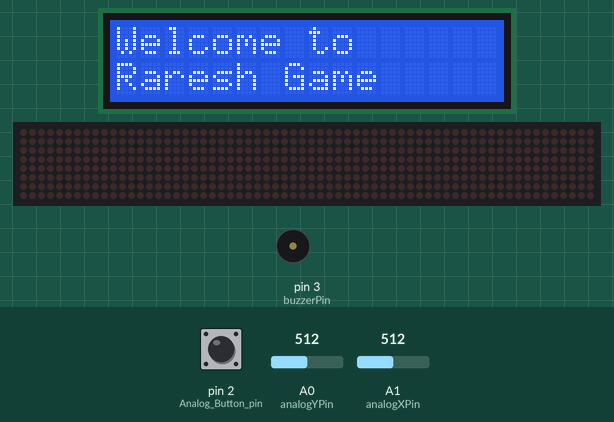
Recording of a sketch running on a simulated Arduino Uno, built with avr-gcc and run on an emulated ATmega328P. Parts: 16×2 character LCD, 64×8 LED matrix, buzzer (waves = sounding, pin HIGH). Inputs (shaded band) come from the test bench; at power-on: A0 (analogYPin) = 512, pin 2 (Analog_Button_pin) HIGH, A1 (analogXPin) = 512. Random numbers use the default seed unless the sketch sets one.

Above: at 0.1 s.
4.3 s: A0 (analogYPin) set to 810
At 4.7 s:
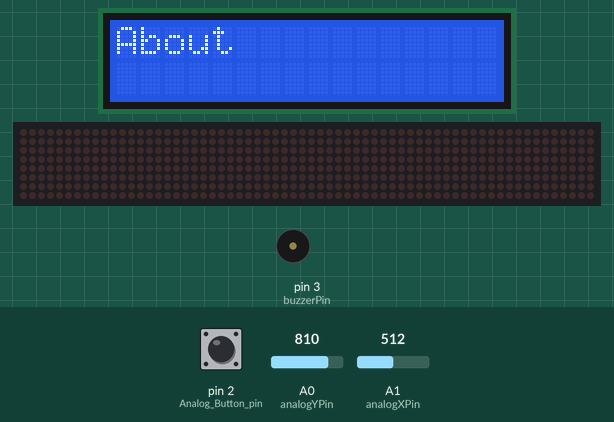
At 5.05 s:
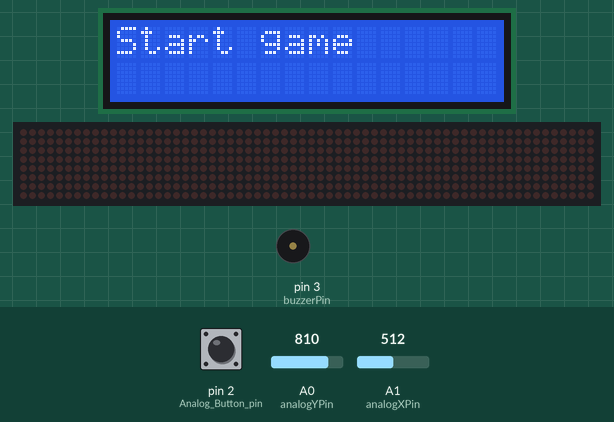
7.3 s: pin 2 (Analog_Button_pin) pulled LOW for 1 s
At 8.09 s:
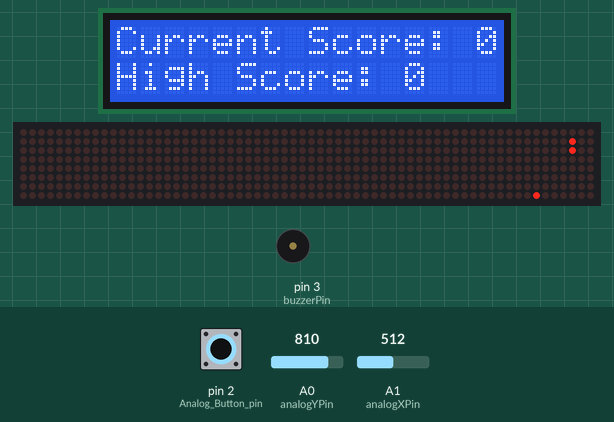
Timing chart, 0 to 10.3 s (numbered marks = the images above; inputs shaded):
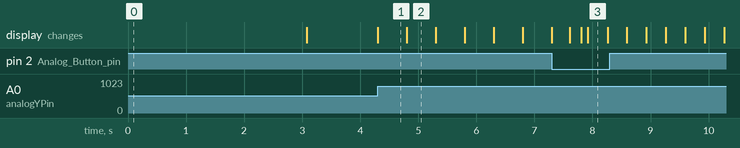

The sketch:

game.ino
```cpp
#include <LiquidCrystal.h>
#include <LedControl.h>
const long toneDuration = 1000; // Change this to the desired duration of the tone in milliseconds
const long toneInterval = 2000; // Change this to the desired interval between tones in milliseconds

int buzzerPin = 3;
int gameScore = 0;
int highScore = 0;
int startTime2 = 0;
typedef struct Snake {
  int head[2];
  int body[40][2];
  int length;
  int direction[2];
} Snake;

typedef struct Apple {
  int rowPos;
  int colPos;
} Apple;

const int DATA_IN_PIN = 12;
const int CHIP_SELECT_PIN = 10;
const int CLOCK_PIN = 11;
LedControl ledControl = LedControl(DATA_IN_PIN, CLOCK_PIN, CHIP_SELECT_PIN, 0);

const int analogXPin = A1;
const int analogYPin = A0;

byte displayBuffer[8] = {0, 0, 0, 0, 0, 0, 0, 0};

Snake gameSnake = {{1, 5}, {{0, 5}, {1, 5}}, 2, {1, 0}};
Apple gameApple = {(int)random(0, 8), (int)random(0, 8)};

float previousTime = 0;
float timer = 0;
float updateRate = 3;

int i, j;
const byte rs = 9;
const byte en = 8;
const byte d4 = 7;
const byte d5 = 6;
const byte d6 = 5;
const byte d7 = 4;
int volume=0;
unsigned long previousMillis = 0;
unsigned long previousMillis2 = 0;
const byte Analog_X_pin = A0;  // Pin connected to X-axis of joystick
const byte Analog_Y_pin = A1;  // Pin connected to Y-axis of joystick
const byte Analog_Button_pin = 2; // Pin connected to button of joystick
LiquidCrystal lcd(rs, en, d4, d5, d6, d7);
bool inPMS = false;
bool startGame = false;
int currentMenuIndex = 0; // Index of the currently selected menu item

void showMenu() {
  // Clear LCD display


  // Display current menu item
  switch (currentMenuIndex) {
    case 0:
      lcd.clear();
      lcd.setCursor(0, 0);
      lcd.print("Settings");
      break;
    case 1:
      lcd.clear();
      lcd.setCursor(0, 0);
      lcd.print("About");
      break;
    case 2:
      lcd.clear();
      lcd.setCursor(0, 0);
      lcd.print("Start game");
      break;
  }
}

void processMenuSelection() {
  inPMS=true;

  switch (currentMenuIndex) {
  case 0:
  lcd.clear();
  lcd.setCursor(0, 0);
  lcd.print("Set Volume ON/OFF");


  if (digitalRead(13) == HIGH) {
        volume = 1;
    }
        if (volume == 1) {
          lcd.clear();
          lcd.setCursor(0, 0);
          lcd.print("Volume is: ON");
        } else {
          lcd.clear();
          lcd.setCursor(0, 0);
          lcd.print("Volume is: OFF");
        }

  break;

    case 1:
      // Display message "This game was made today" on the LCD screen
      lcd.clear();
      lcd.setCursor(0, 0);
      lcd.print("This game was");
      lcd.setCursor(0, 1);
      lcd.print("made today.");
      break;

    case 2:
      startGame=true;
      lcd.clear();
      break;
  }
    inPMS=false;
}

void inMenu(){
  if(!startGame){
  unsigned long currentMillis = millis();

  // Check for joystick button press
  if (digitalRead(Analog_Button_pin) == LOW) {
    // Button pressed - select current menu item
    processMenuSelection();
  }

  // Scroll down menu if joystick is pushed down
  if ((analogRead(Analog_X_pin) < 200 || analogRead(Analog_X_pin) > 800)&& (currentMillis - previousMillis >= 500) && !inPMS) {
    previousMillis = currentMillis;
    currentMenuIndex = (currentMenuIndex + 1) % 3; // Increment menu index
    showMenu();
  }
  }
}

void setup() {

  lcd.begin(16, 2); // Set up LCD display
  lcd.clear();
  pinMode(13,INPUT_PULLUP);
  Serial.begin(9600);
  displayWelcomeMessage();
  pinMode(buzzerPin,OUTPUT);
  pinMode(Analog_X_pin, INPUT);
  pinMode(Analog_Y_pin, INPUT);
  pinMode(Analog_Button_pin, INPUT_PULLUP);
  ledControl.shutdown(0, false);
  ledControl.setIntensity(0, 8);
  ledControl.clearDisplay(0);
  nonBlockingBuzzer();
}

void loop() {
  inMenu();
  if (startGame) {
    playingGame();

  }
}


void displayWelcomeMessage() {
  lcd.clear();
  lcd.setCursor(0, 0);
  lcd.print("Welcome to");
  lcd.setCursor(0, 1);
  lcd.print("Raresh Game");

  unsigned long startTime = millis(); // Record the start time

  // Continue displaying the message for 3 seconds
  while (millis() - startTime < 3000) {
    // Your non-blocking code can go here if needed
  }

  lcd.clear();
}

void playingGame(){

  float deltaTime = calculateDeltaTime();
  timer += deltaTime;

  int xValue = 1023 - analogRead(analogXPin);
  int yValue = analogRead(analogYPin);

  if (xValue < 100 && gameSnake.direction[1] == 0) {
    gameSnake.direction[0] = 0;
    gameSnake.direction[1] = -1;
  } else if (xValue > 920 && gameSnake.direction[1] == 0) {
    gameSnake.direction[0] = 0;
    gameSnake.direction[1] = 1;
  } else if (yValue < 100 && gameSnake.direction[0] == 0) {
    gameSnake.direction[0] = -1;
    gameSnake.direction[1] = 0;
  } else if (yValue > 920 && gameSnake.direction[0] == 0) {
    gameSnake.direction[0] = 1;
    gameSnake.direction[1] = 0;
  }

  if (timer > 1000 / updateRate) {
    timer = 0;
    updateGame();
  }

  renderGame();
}
float calculateDeltaTime() {
  float currentTime = millis();
  float deltaTime = currentTime - previousTime;
  previousTime = currentTime;
  return deltaTime;
}

void resetDisplayBuffer() {
  for (int j = 0; j < 8; j++) {
    displayBuffer[j] = 0;
  }
}

void updateGame() {
  resetDisplayBuffer();

  int newHead[2] = {gameSnake.head[0] + gameSnake.direction[0], gameSnake.head[1] + gameSnake.direction[1]};

  if (newHead[0] == 8) {
    newHead[0] = 0;
  } else if (newHead[0] == -1) {
    newHead[0] = 7;
  } else if (newHead[1] == 8) {
    newHead[1] = 0;
  } else if (newHead[1] == -1) {
    newHead[1] = 7;
  }

  for (j = 0; j < gameSnake.length; j++) {
    if (gameSnake.body[j][0] == newHead[0] && gameSnake.body[j][1] == newHead[1]) {
      Serial.println(highScore);
      gameScore=0;

      delay(1000);
      gameSnake = {{1, 5}, {{0, 5}, {1, 5}}, 2, {1, 0}};
      gameApple = {(int)random(0, 8), (int)random(0, 8)};
      return;
    }
  }

  if (newHead[0] == gameApple.rowPos && newHead[1] == gameApple.colPos) {
    gameScore++;
    nonBlockingBuzzer();
    if(gameScore>highScore)
      highScore=gameScore;
    gameSnake.length = gameSnake.length + 1;
    gameApple.rowPos = (int)random(0, 8);
    gameApple.colPos = (int)random(0, 8);
  } else {
    removeFirstBodySegment();
  }

  gameSnake.body[gameSnake.length - 1][0] = newHead[0];
  gameSnake.body[gameSnake.length - 1][1] = newHead[1];

  gameSnake.head[0] = newHead[0];
  gameSnake.head[1] = newHead[1];

  for (j = 0; j < gameSnake.length; j++) {
    displayBuffer[gameSnake.body[j][0]] |= 128 >> gameSnake.body[j][1];
  }
  displayBuffer[gameApple.rowPos] |= 128 >> gameApple.colPos;
  printCurrentScoreAndHighScore();
}

void renderGame() {
  for (i = 0; i < 8; i++) {
    ledControl.setRow(0, i, displayBuffer[i]);
  }
}

void removeFirstBodySegment() {
  for (j = 1; j < gameSnake.length; j++) {
    gameSnake.body[j - 1][0] = gameSnake.body[j][0];
    gameSnake.body[j - 1][1] = gameSnake.body[j][1];
  }
}
void printCurrentScoreAndHighScore() {

  unsigned long startTimeMillis = millis(); // Store the start time in milliseconds
while(millis() - startTimeMillis < 100){}
  lcd.setCursor(0, 0);
  lcd.print("Current Score: ");
  lcd.print(gameScore);

  lcd.setCursor(0, 1);
  lcd.print("High Score: ");
  lcd.print(highScore);

}
void nonBlockingBuzzer() {
//to do
}
```

Measured:
- after the input at 4.3 s, the display: changes at once (image 1)
- what the display in image 1 shows lasts 0.5 s, from 4.3 s to 4.8 s
